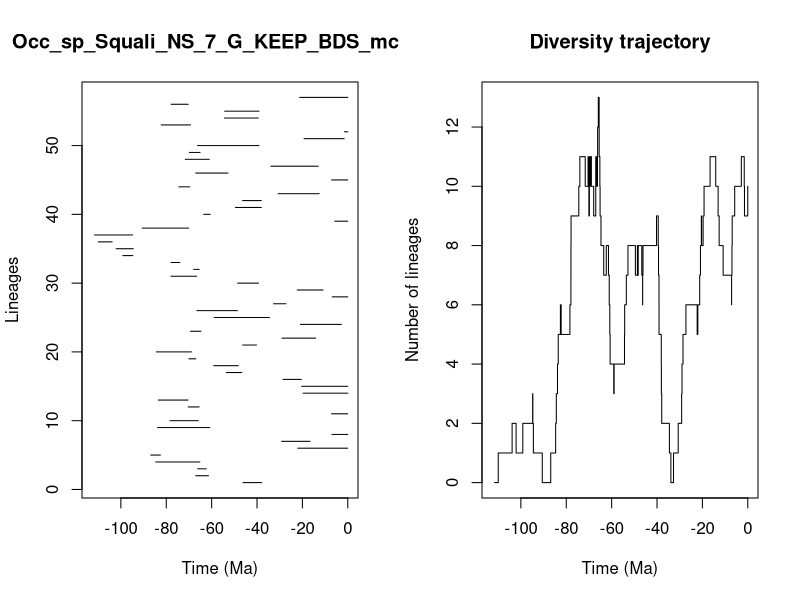

Source code (R):


pdf(file='../Results/Species_NS/5_MA_bins_EXT_EP_FT/pyrate_mcmc_logs/Occ_sp_Squali_NS_7_G_KEEP_BDS_mcmc_LTT.pdf',width=0.6*20, height=0.6*10)
title = "Occ_sp_Squali_NS_7_G_KEEP_BDS_mcmc"
ts=c(46.180872615162016, 66.9852205014666,66.17076401803622,84.67878398265623,86.84217022197892,22.01428319928627,29.149343515501396,6.970837862950966,83.86071737648057,78.38282311013319,7.1235328750820335,70.34688347131336,83.53455094589015,19.68551134385495,20.36670680321647,28.553349785504807,53.52765789458051,59.06139231380253,70.02961544534793,84.38412847651801,46.318626028535185,28.974924214790402,69.30522032853538,20.85268854890246,58.899398997087566,66.48379752924154,32.729095760857525,6.8686005067147855,22.301377584654876,48.54401709988784,77.94985489364794,67.91342765977264,77.93584734570621,99.15286204298567,102.10346478581913,109.97704566058711,111.63130133850328,90.57303809085576,5.761569053995798,63.49361547496267,49.52935770070313,46.350717985942524,30.65880680713208,74.475455807511,7.130602466595587,67.00345990442297,33.89684980701472,71.6459611912456,69.81333652590764,66.23542970491775,19.264390054324824,1.4557576230746867,82.24663852817658,54.332470578300246,54.256161180750894,77.88680064545761,21.19594178722918)
te=c(37.929434527400545, 61.39482353303688,62.36662182349218,65.18838118298021,82.58505678325476,0.0,16.615326810981713,0.0,60.81345653713476,65.87284918925467,0.0,65.51056089044805,70.39275742194467,0.0,0.0,20.467319813339913,46.72031164270317,48.28023495003007,66.9968747698813,68.93015150760046,40.222393678735216,14.133513209416085,64.70134493049545,2.8402681917758414,34.535622102620835,48.65093041244899,27.26151793911696,0.0,10.862177134466387,39.334855138303745,66.59221793939064,65.4932281056103,74.0073542412956,94.73035856634695,94.50532995600605,103.86420531926429,94.82097678222395,70.1427292336498,0.0,60.66925050456476,38.08917262255208,38.12266061262677,12.615501938261001,69.718658857545,0.0,52.80897803931766,13.072027182282284,61.05794713353286,65.09398799932781,39.12615564105512,1.5606162591249353,0.0,69.3031262187929,39.46601172336537,39.11108944167098,70.33277146845496,0.0)
div_traj=c(0, 1,2,1,2,3,2,1,0,1,2,3,4,5,6,5,6,7,8,9,10,11,10,11,10,11,10,9,10,11,10,11,10,9,10,11,10,11,10,11,12,13,12,11,10,9,8,7,8,7,6,5,4,3,4,5,6,7,8,7,8,7,8,7,6,7,8,9,8,7,6,5,4,3,2,1,0,1,2,3,4,5,6,5,6,7,8,9,8,9,10,11,10,9,8,7,6,7,8,9,10,11,10,9,10)
time_events=c(111.63130133850328, 109.97704566058711,103.86420531926429,102.10346478581913,99.15286204298567,94.82097678222395,94.73035856634695,94.50532995600605,90.57303809085576,86.84217022197892,84.67878398265623,84.38412847651801,83.86071737648057,83.53455094589015,82.58505678325476,82.24663852817658,78.38282311013319,77.94985489364794,77.93584734570621,77.88680064545761,74.475455807511,74.0073542412956,71.6459611912456,70.39275742194467,70.34688347131336,70.33277146845496,70.1427292336498,70.02961544534793,69.81333652590764,69.718658857545,69.30522032853538,69.3031262187929,68.93015150760046,67.91342765977264,67.00345990442297,66.9968747698813,66.9852205014666,66.59221793939064,66.48379752924154,66.23542970491775,66.17076401803622,65.87284918925467,65.51056089044805,65.4932281056103,65.18838118298021,65.09398799932781,64.70134493049545,63.49361547496267,62.36662182349218,61.39482353303688,61.05794713353286,60.81345653713476,60.66925050456476,59.06139231380253,58.899398997087566,54.332470578300246,54.256161180750894,53.52765789458051,52.80897803931766,49.52935770070313,48.65093041244899,48.54401709988784,48.28023495003007,46.72031164270317,46.350717985942524,46.318626028535185,46.180872615162016,40.222393678735216,39.46601172336537,39.334855138303745,39.12615564105512,39.11108944167098,38.12266061262677,38.08917262255208,37.929434527400545,34.535622102620835,33.89684980701472,32.729095760857525,30.65880680713208,29.149343515501396,28.974924214790402,28.553349785504807,27.26151793911696,22.301377584654876,22.01428319928627,21.19594178722918,20.85268854890246,20.467319813339913,20.36670680321647,19.68551134385495,19.264390054324824,16.615326810981713,14.133513209416085,13.072027182282284,12.615501938261001,10.862177134466387,7.130602466595587,7.1235328750820335,6.970837862950966,6.8686005067147855,5.761569053995798,2.8402681917758414,1.5606162591249353,1.4557576230746867,0.0)
                par(mfrow=c(1,2))
                L = length(ts)
                plot(ts, 1:L , xlim=c(-max(ts)-1,0), pch=20, type="n", main=title,xlab="Time (Ma)",ylab="Lineages")
                for (i in 1:L){segments(x0=-te[i],y0=i,x1=-ts[i],y1=i)}    
                t = -time_events
                plot(div_traj ~ t,type="s", main = "Diversity trajectory",xlab="Time (Ma)",ylab="Number of lineages",xlim=c(-max(ts)-1,0))
                abline(v=c(65,200,251,367,445),lty=2,col="gray")
                
